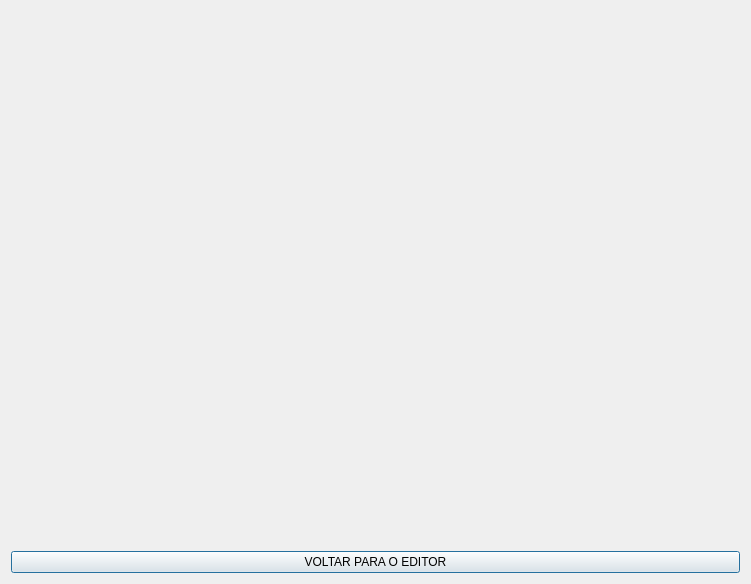
<?xml version="1.0" encoding="UTF-8"?>
<ui version="4.0">
 <class>ConfigsTabWindow</class>
 <widget class="QDialog" name="ConfigsTabWindow">
  <property name="geometry">
   <rect>
    <x>0</x>
    <y>0</y>
    <width>751</width>
    <height>584</height>
   </rect>
  </property>
  <property name="windowTitle">
   <string>Dialog</string>
  </property>
  <layout class="QVBoxLayout" name="verticalLayout">
   <item>
    <widget class="ConfigsTabWidget" name="widget" native="true">
     <property name="enabled">
      <bool>true</bool>
     </property>
     <property name="sizePolicy">
      <sizepolicy hsizetype="Expanding" vsizetype="Expanding">
       <horstretch>0</horstretch>
       <verstretch>0</verstretch>
      </sizepolicy>
     </property>
    </widget>
   </item>
   <item>
    <widget class="QPushButton" name="pushButton">
     <property name="text">
      <string>VOLTAR PARA O EDITOR</string>
     </property>
    </widget>
   </item>
  </layout>
 </widget>
 <customwidgets>
  <customwidget>
   <class>ConfigsTabWidget</class>
   <extends>QWidget</extends>
   <header>configstabwidget.h</header>
   <container>1</container>
  </customwidget>
 </customwidgets>
 <resources/>
 <connections/>
</ui>
